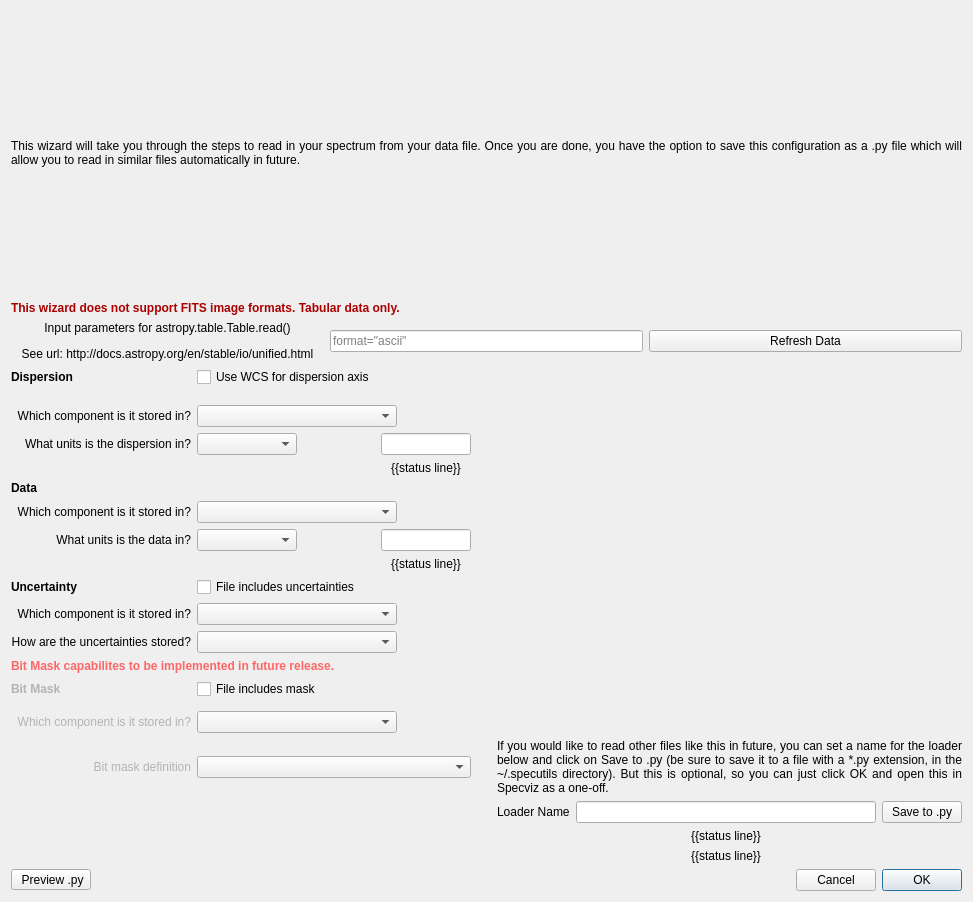
<?xml version="1.0" encoding="UTF-8"?>
<ui version="4.0">
 <class>Dialog</class>
 <widget class="QDialog" name="Dialog">
  <property name="geometry">
   <rect>
    <x>0</x>
    <y>0</y>
    <width>973</width>
    <height>902</height>
   </rect>
  </property>
  <property name="windowTitle">
   <string>File Loader Wizard</string>
  </property>
  <layout class="QVBoxLayout" name="verticalLayout_2">
   <item>
    <widget class="QLabel" name="label">
     <property name="sizePolicy">
      <sizepolicy hsizetype="Preferred" vsizetype="Expanding">
       <horstretch>0</horstretch>
       <verstretch>0</verstretch>
      </sizepolicy>
     </property>
     <property name="text">
      <string>&lt;html&gt;&lt;head/&gt;&lt;body&gt;&lt;p&gt;This wizard will take you through the steps to read in your spectrum from your data file. Once you are done, you have the option to save this configuration as a .py file which will allow you to read in similar files automatically in future.&lt;/p&gt;&lt;/body&gt;&lt;/html&gt;</string>
     </property>
     <property name="alignment">
      <set>Qt::AlignJustify|Qt::AlignVCenter</set>
     </property>
     <property name="wordWrap">
      <bool>true</bool>
     </property>
    </widget>
   </item>
   <item>
    <widget class="QLabel" name="label_8">
     <property name="text">
      <string>&lt;html&gt;&lt;head/&gt;&lt;body&gt;&lt;p&gt;&lt;span style=&quot; font-weight:600; color:#aa0000;&quot;&gt;This wizard does not support FITS image formats. Tabular data only.&lt;/span&gt;&lt;/p&gt;&lt;/body&gt;&lt;/html&gt;</string>
     </property>
    </widget>
   </item>
   <item>
    <layout class="QVBoxLayout" name="verticalLayout_3">
     <item>
      <layout class="QHBoxLayout" name="horizontalLayout_6">
       <item>
        <widget class="QLabel" name="label_7">
         <property name="text">
          <string>&lt;html&gt;&lt;head/&gt;&lt;body&gt;&lt;p&gt;Input parameters for astropy.table.Table.read()&lt;/p&gt;&lt;p&gt;See url: http://docs.astropy.org/en/stable/io/unified.html&lt;/p&gt;&lt;/body&gt;&lt;/html&gt;</string>
         </property>
         <property name="alignment">
          <set>Qt::AlignCenter</set>
         </property>
         <property name="wordWrap">
          <bool>true</bool>
         </property>
        </widget>
       </item>
       <item>
        <widget class="QLineEdit" name="line_table_read">
         <property name="sizePolicy">
          <sizepolicy hsizetype="Preferred" vsizetype="Fixed">
           <horstretch>0</horstretch>
           <verstretch>0</verstretch>
          </sizepolicy>
         </property>
         <property name="maximumSize">
          <size>
           <width>16777215</width>
           <height>16777215</height>
          </size>
         </property>
         <property name="toolTip">
          <string>&lt;html&gt;&lt;head/&gt;&lt;body&gt;&lt;p&gt;Please provide all desired input parameters following the filename for Table.read().  This can include any keyword or parameters accepted by Table.read(), for example: format=‘ascii’, delimiter=‘-’.&lt;/p&gt;&lt;/body&gt;&lt;/html&gt;</string>
         </property>
         <property name="placeholderText">
          <string>format=&quot;ascii&quot;</string>
         </property>
        </widget>
       </item>
       <item>
        <widget class="QPushButton" name="button_refresh_data">
         <property name="text">
          <string>Refresh Data</string>
         </property>
        </widget>
       </item>
      </layout>
     </item>
    </layout>
   </item>
   <item>
    <layout class="QHBoxLayout" name="horizontalLayout_4">
     <item>
      <layout class="QGridLayout" name="gridLayout">
       <item row="7" column="1" colspan="2">
        <widget class="QComboBox" name="combo_data_component">
         <property name="sizePolicy">
          <sizepolicy hsizetype="Fixed" vsizetype="Fixed">
           <horstretch>0</horstretch>
           <verstretch>0</verstretch>
          </sizepolicy>
         </property>
         <property name="minimumSize">
          <size>
           <width>200</width>
           <height>0</height>
          </size>
         </property>
         <property name="sizeAdjustPolicy">
          <enum>QComboBox::AdjustToMinimumContentsLength</enum>
         </property>
        </widget>
       </item>
       <item row="16" column="1" colspan="2">
        <widget class="QComboBox" name="combo_mask_component">
         <property name="sizePolicy">
          <sizepolicy hsizetype="Fixed" vsizetype="Fixed">
           <horstretch>0</horstretch>
           <verstretch>0</verstretch>
          </sizepolicy>
         </property>
         <property name="minimumSize">
          <size>
           <width>200</width>
           <height>0</height>
          </size>
         </property>
         <property name="sizeAdjustPolicy">
          <enum>QComboBox::AdjustToMinimumContentsLength</enum>
         </property>
        </widget>
       </item>
       <item row="17" column="1" colspan="2">
        <widget class="QComboBox" name="combo_bit_mask_definition"/>
       </item>
       <item row="12" column="1" colspan="2">
        <widget class="QComboBox" name="combo_uncertainty_type">
         <property name="sizePolicy">
          <sizepolicy hsizetype="Fixed" vsizetype="Fixed">
           <horstretch>0</horstretch>
           <verstretch>0</verstretch>
          </sizepolicy>
         </property>
         <property name="minimumSize">
          <size>
           <width>200</width>
           <height>0</height>
          </size>
         </property>
         <property name="sizeAdjustPolicy">
          <enum>QComboBox::AdjustToMinimumContentsLength</enum>
         </property>
        </widget>
       </item>
       <item row="9" column="2">
        <widget class="QLabel" name="label_data_status">
         <property name="text">
          <string>{{status line}}</string>
         </property>
         <property name="alignment">
          <set>Qt::AlignCenter</set>
         </property>
        </widget>
       </item>
       <item row="19" column="6">
        <widget class="QPushButton" name="button_save_yaml">
         <property name="sizePolicy">
          <sizepolicy hsizetype="Minimum" vsizetype="Fixed">
           <horstretch>0</horstretch>
           <verstretch>0</verstretch>
          </sizepolicy>
         </property>
         <property name="text">
          <string>Save to .py</string>
         </property>
        </widget>
       </item>
       <item row="10" column="0">
        <widget class="QLabel" name="label_4">
         <property name="font">
          <font>
           <weight>75</weight>
           <bold>true</bold>
          </font>
         </property>
         <property name="text">
          <string>Uncertainty</string>
         </property>
        </widget>
       </item>
       <item row="16" column="0">
        <widget class="QLabel" name="label_uncertainty_component">
         <property name="text">
          <string>&lt;html&gt;&lt;head/&gt;&lt;body&gt;&lt;p&gt;&lt;span style=&quot; color:#b3b3b3;&quot;&gt;Which component is it stored in?&lt;/span&gt;&lt;/p&gt;&lt;/body&gt;&lt;/html&gt;</string>
         </property>
         <property name="alignment">
          <set>Qt::AlignRight|Qt::AlignTrailing|Qt::AlignVCenter</set>
         </property>
        </widget>
       </item>
       <item row="21" column="5">
        <widget class="QLabel" name="label_loader_name_status">
         <property name="sizePolicy">
          <sizepolicy hsizetype="Preferred" vsizetype="Fixed">
           <horstretch>0</horstretch>
           <verstretch>0</verstretch>
          </sizepolicy>
         </property>
         <property name="styleSheet">
          <string notr="true"/>
         </property>
         <property name="text">
          <string>{{status line}}</string>
         </property>
         <property name="alignment">
          <set>Qt::AlignCenter</set>
         </property>
        </widget>
       </item>
       <item row="5" column="2">
        <widget class="QLabel" name="label_dispersion_status">
         <property name="text">
          <string>{{status line}}</string>
         </property>
         <property name="alignment">
          <set>Qt::AlignCenter</set>
         </property>
        </widget>
       </item>
       <item row="19" column="4">
        <widget class="QLabel" name="label_5">
         <property name="sizePolicy">
          <sizepolicy hsizetype="Preferred" vsizetype="Expanding">
           <horstretch>0</horstretch>
           <verstretch>0</verstretch>
          </sizepolicy>
         </property>
         <property name="text">
          <string>Loader Name</string>
         </property>
        </widget>
       </item>
       <item row="8" column="1">
        <widget class="QComboBox" name="combo_data_units">
         <property name="sizePolicy">
          <sizepolicy hsizetype="Fixed" vsizetype="Fixed">
           <horstretch>0</horstretch>
           <verstretch>0</verstretch>
          </sizepolicy>
         </property>
         <property name="minimumSize">
          <size>
           <width>100</width>
           <height>0</height>
          </size>
         </property>
         <property name="sizeAdjustPolicy">
          <enum>QComboBox::AdjustToMinimumContentsLength</enum>
         </property>
        </widget>
       </item>
       <item row="6" column="0">
        <widget class="QLabel" name="label_3">
         <property name="font">
          <font>
           <weight>75</weight>
           <bold>true</bold>
          </font>
         </property>
         <property name="text">
          <string>Data</string>
         </property>
        </widget>
       </item>
       <item row="3" column="0">
        <widget class="QLabel" name="label_dispersion_component">
         <property name="text">
          <string>Which component is it stored in?</string>
         </property>
         <property name="alignment">
          <set>Qt::AlignRight|Qt::AlignTrailing|Qt::AlignVCenter</set>
         </property>
        </widget>
       </item>
       <item row="7" column="0">
        <widget class="QLabel" name="label_data_component">
         <property name="text">
          <string>Which component is it stored in?</string>
         </property>
         <property name="alignment">
          <set>Qt::AlignRight|Qt::AlignTrailing|Qt::AlignVCenter</set>
         </property>
        </widget>
       </item>
       <item row="8" column="0">
        <widget class="QLabel" name="label_data_units">
         <property name="text">
          <string>What units is the data in?</string>
         </property>
         <property name="alignment">
          <set>Qt::AlignRight|Qt::AlignTrailing|Qt::AlignVCenter</set>
         </property>
        </widget>
       </item>
       <item row="17" column="4" colspan="3">
        <widget class="QLabel" name="label_6">
         <property name="text">
          <string>&lt;html&gt;&lt;head/&gt;&lt;body&gt;&lt;p&gt;If you would like to read other files like this in future, you can set a name for the loader below and click on Save to .py (be sure to save it to a file with a *.py extension, in the ~/.specutils directory). But this is optional, so you can just click OK and open this in Specviz as a one-off.&lt;/p&gt;&lt;/body&gt;&lt;/html&gt;</string>
         </property>
         <property name="alignment">
          <set>Qt::AlignBottom|Qt::AlignJustify</set>
         </property>
         <property name="wordWrap">
          <bool>true</bool>
         </property>
        </widget>
       </item>
       <item row="4" column="2">
        <widget class="QLineEdit" name="value_dispersion_units">
         <property name="sizePolicy">
          <sizepolicy hsizetype="Fixed" vsizetype="Fixed">
           <horstretch>0</horstretch>
           <verstretch>0</verstretch>
          </sizepolicy>
         </property>
         <property name="minimumSize">
          <size>
           <width>90</width>
           <height>0</height>
          </size>
         </property>
         <property name="maximumSize">
          <size>
           <width>90</width>
           <height>16777215</height>
          </size>
         </property>
         <property name="placeholderText">
          <string/>
         </property>
        </widget>
       </item>
       <item row="11" column="1" colspan="2">
        <widget class="QComboBox" name="combo_uncertainty_component">
         <property name="sizePolicy">
          <sizepolicy hsizetype="Fixed" vsizetype="Fixed">
           <horstretch>0</horstretch>
           <verstretch>0</verstretch>
          </sizepolicy>
         </property>
         <property name="minimumSize">
          <size>
           <width>200</width>
           <height>0</height>
          </size>
         </property>
         <property name="sizeAdjustPolicy">
          <enum>QComboBox::AdjustToMinimumContentsLength</enum>
         </property>
        </widget>
       </item>
       <item row="19" column="5">
        <widget class="QLineEdit" name="loader_name">
         <property name="sizePolicy">
          <sizepolicy hsizetype="Expanding" vsizetype="Expanding">
           <horstretch>0</horstretch>
           <verstretch>0</verstretch>
          </sizepolicy>
         </property>
        </widget>
       </item>
       <item row="4" column="0">
        <widget class="QLabel" name="label_dispersion_units">
         <property name="text">
          <string>What units is the dispersion in?</string>
         </property>
         <property name="alignment">
          <set>Qt::AlignRight|Qt::AlignTrailing|Qt::AlignVCenter</set>
         </property>
        </widget>
       </item>
       <item row="14" column="1" colspan="2">
        <widget class="QCheckBox" name="bool_mask">
         <property name="text">
          <string>File includes mask</string>
         </property>
        </widget>
       </item>
       <item row="4" column="3">
        <spacer name="horizontalSpacer_2">
         <property name="orientation">
          <enum>Qt::Horizontal</enum>
         </property>
         <property name="sizeType">
          <enum>QSizePolicy::Fixed</enum>
         </property>
         <property name="sizeHint" stdset="0">
          <size>
           <width>20</width>
           <height>20</height>
          </size>
         </property>
        </spacer>
       </item>
       <item row="10" column="1" colspan="2">
        <widget class="QCheckBox" name="bool_uncertainties">
         <property name="text">
          <string>File includes uncertainties</string>
         </property>
        </widget>
       </item>
       <item row="12" column="0">
        <widget class="QLabel" name="label_uncertainty_type">
         <property name="text">
          <string>How are the uncertainties stored?</string>
         </property>
         <property name="alignment">
          <set>Qt::AlignRight|Qt::AlignTrailing|Qt::AlignVCenter</set>
         </property>
        </widget>
       </item>
       <item row="11" column="0">
        <widget class="QLabel" name="label_uncertainty_component">
         <property name="text">
          <string>Which component is it stored in?</string>
         </property>
         <property name="alignment">
          <set>Qt::AlignRight|Qt::AlignTrailing|Qt::AlignVCenter</set>
         </property>
        </widget>
       </item>
       <item row="4" column="1">
        <widget class="QComboBox" name="combo_dispersion_units">
         <property name="sizePolicy">
          <sizepolicy hsizetype="Fixed" vsizetype="Fixed">
           <horstretch>0</horstretch>
           <verstretch>0</verstretch>
          </sizepolicy>
         </property>
         <property name="minimumSize">
          <size>
           <width>100</width>
           <height>0</height>
          </size>
         </property>
         <property name="sizeAdjustPolicy">
          <enum>QComboBox::AdjustToMinimumContentsLength</enum>
         </property>
        </widget>
       </item>
       <item row="0" column="4" rowspan="16" colspan="3">
        <layout class="QVBoxLayout" name="layout_preview"/>
       </item>
       <item row="17" column="0">
        <widget class="QLabel" name="label_data_dataset">
         <property name="font">
          <font>
           <weight>50</weight>
           <bold>false</bold>
          </font>
         </property>
         <property name="text">
          <string>&lt;html&gt;&lt;head/&gt;&lt;body&gt;&lt;p&gt;&lt;span style=&quot; color:#b3b3b3;&quot;&gt;Bit mask definition&lt;/span&gt;&lt;/p&gt;&lt;/body&gt;&lt;/html&gt;</string>
         </property>
         <property name="alignment">
          <set>Qt::AlignRight|Qt::AlignTrailing|Qt::AlignVCenter</set>
         </property>
        </widget>
       </item>
       <item row="0" column="0">
        <widget class="QLabel" name="label_2">
         <property name="font">
          <font>
           <weight>75</weight>
           <bold>true</bold>
          </font>
         </property>
         <property name="text">
          <string>Dispersion</string>
         </property>
        </widget>
       </item>
       <item row="14" column="0">
        <widget class="QLabel" name="label_4">
         <property name="font">
          <font>
           <weight>75</weight>
           <bold>true</bold>
          </font>
         </property>
         <property name="text">
          <string>&lt;html&gt;&lt;head/&gt;&lt;body&gt;&lt;p&gt;&lt;span style=&quot; color:#b3b3b3;&quot;&gt;Bit Mask&lt;/span&gt;&lt;/p&gt;&lt;/body&gt;&lt;/html&gt;</string>
         </property>
        </widget>
       </item>
       <item row="8" column="2">
        <widget class="QLineEdit" name="value_data_units">
         <property name="sizePolicy">
          <sizepolicy hsizetype="Fixed" vsizetype="Fixed">
           <horstretch>0</horstretch>
           <verstretch>0</verstretch>
          </sizepolicy>
         </property>
         <property name="minimumSize">
          <size>
           <width>90</width>
           <height>0</height>
          </size>
         </property>
         <property name="maximumSize">
          <size>
           <width>90</width>
           <height>16777215</height>
          </size>
         </property>
         <property name="placeholderText">
          <string/>
         </property>
        </widget>
       </item>
       <item row="3" column="1" colspan="2">
        <widget class="QComboBox" name="combo_dispersion_component">
         <property name="sizePolicy">
          <sizepolicy hsizetype="Fixed" vsizetype="Fixed">
           <horstretch>0</horstretch>
           <verstretch>0</verstretch>
          </sizepolicy>
         </property>
         <property name="minimumSize">
          <size>
           <width>200</width>
           <height>0</height>
          </size>
         </property>
         <property name="sizeAdjustPolicy">
          <enum>QComboBox::AdjustToMinimumContentsLength</enum>
         </property>
        </widget>
       </item>
       <item row="0" column="1">
        <widget class="QCheckBox" name="wcs_check_box">
         <property name="sizePolicy">
          <sizepolicy hsizetype="Minimum" vsizetype="Fixed">
           <horstretch>0</horstretch>
           <verstretch>0</verstretch>
          </sizepolicy>
         </property>
         <property name="text">
          <string>Use WCS for dispersion axis</string>
         </property>
        </widget>
       </item>
       <item row="13" column="0" colspan="2">
        <widget class="QLabel" name="label_9">
         <property name="text">
          <string>&lt;html&gt;&lt;head/&gt;&lt;body&gt;&lt;p&gt;&lt;span style=&quot; font-weight:600; color:#fd6666;&quot;&gt;Bit Mask capabilites to be implemented in future release.&lt;/span&gt;&lt;/p&gt;&lt;/body&gt;&lt;/html&gt;</string>
         </property>
        </widget>
       </item>
       <item row="20" column="5">
        <widget class="QLabel" name="label_unit_status">
         <property name="text">
          <string>{{status line}}</string>
         </property>
         <property name="alignment">
          <set>Qt::AlignCenter</set>
         </property>
        </widget>
       </item>
      </layout>
     </item>
    </layout>
   </item>
   <item>
    <layout class="QHBoxLayout" name="horizontalLayout">
     <item>
      <widget class="QToolButton" name="button_yaml">
       <property name="text">
        <string> Preview .py</string>
       </property>
       <property name="checkable">
        <bool>false</bool>
       </property>
      </widget>
     </item>
     <item>
      <spacer name="horizontalSpacer">
       <property name="orientation">
        <enum>Qt::Horizontal</enum>
       </property>
       <property name="sizeHint" stdset="0">
        <size>
         <width>40</width>
         <height>20</height>
        </size>
       </property>
      </spacer>
     </item>
     <item>
      <widget class="QPushButton" name="button_cancel">
       <property name="text">
        <string>Cancel</string>
       </property>
      </widget>
     </item>
     <item>
      <widget class="QPushButton" name="button_ok">
       <property name="text">
        <string>OK</string>
       </property>
       <property name="default">
        <bool>true</bool>
       </property>
      </widget>
     </item>
    </layout>
   </item>
  </layout>
 </widget>
 <resources/>
 <connections/>
</ui>
